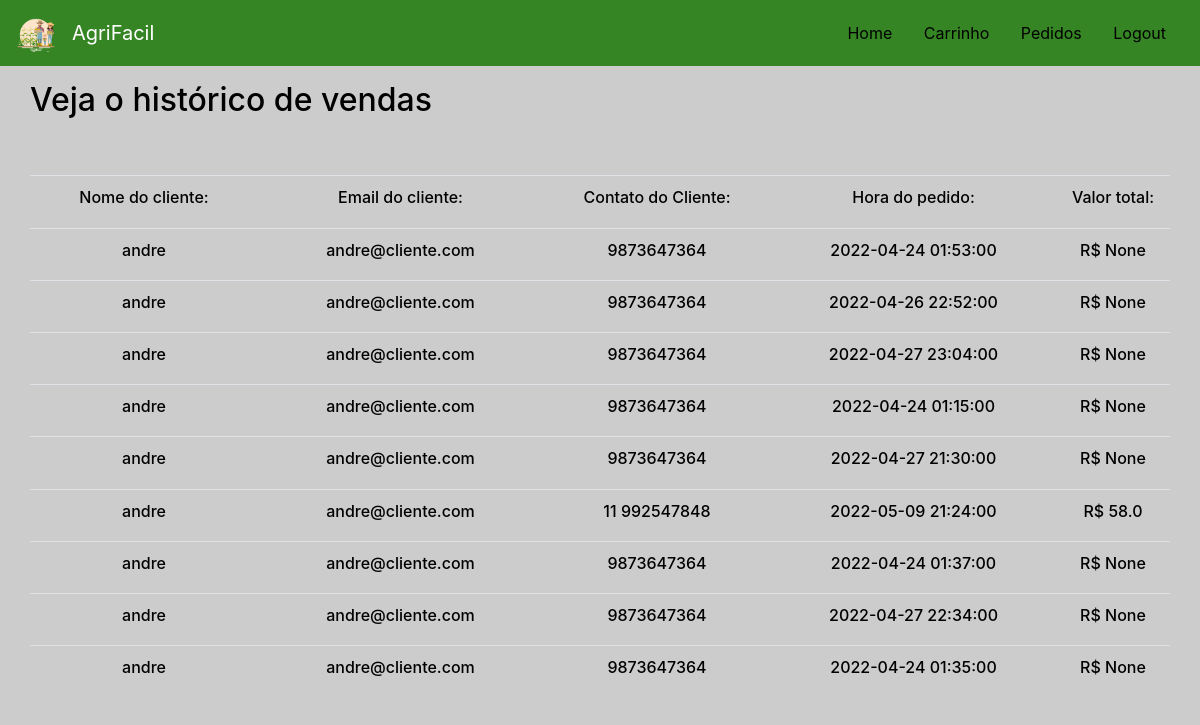
Page /sell-history (signed in) on the earlier database version.
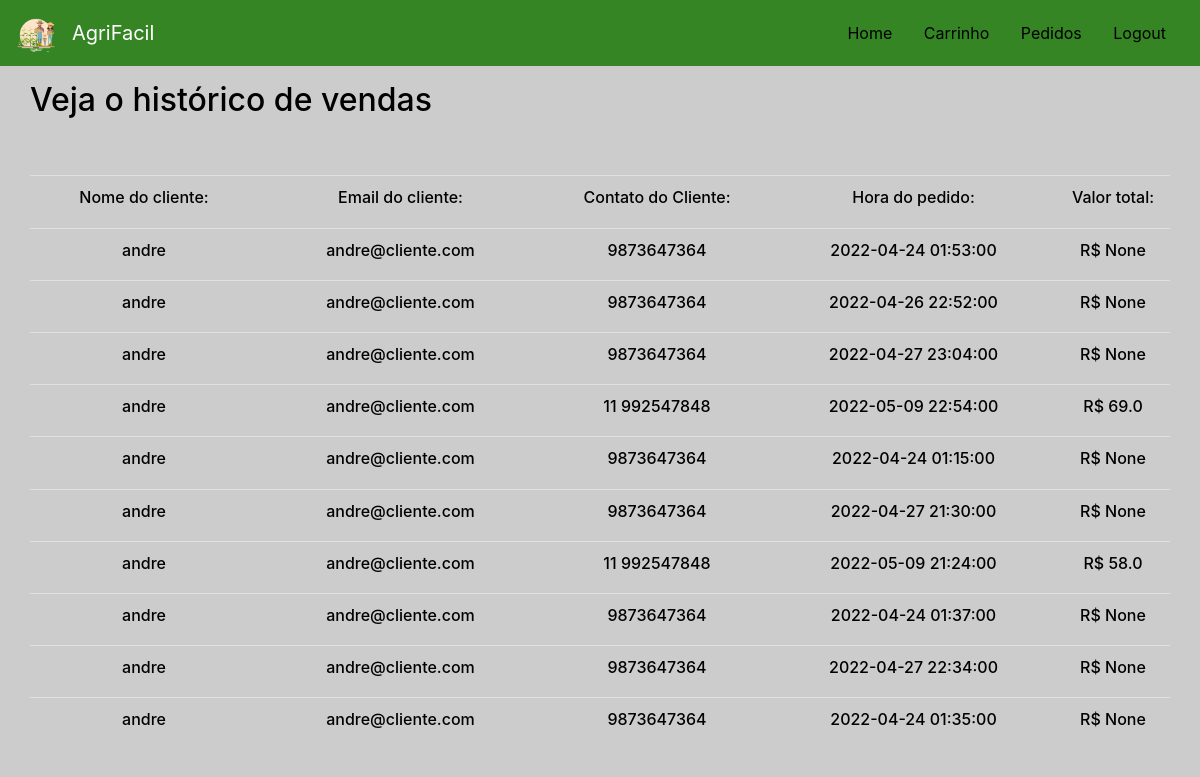
Same page on the later database version.
### tables this page shows
CREATE TABLE pedido (idPedido INTEGER PRIMARY KEY AUTOINCREMENT, idProdutor INTEGER, idProduto INTEGER, quantidade INTEGER, CPF INTEGER, valor FLOAT, horario DATETIME, uuid TEXT, status_pedido TEXT, FOREIGN KEY(idProdutor) REFERENCES produtor(idProdutor), FOREIGN KEY(CPF) REFERENCES consumidor(CPF), FOREIGN KEY(idProduto) REFERENCES produto(idProduto));

### api/order.py (the view)
@app.route('/sell-history', methods=['GET', 'POST'])
def sell_history():
    sell_history = order.get_sell_history(session['id'])
    for item in sell_history:
        print(item)
    return render_template("sell_history.html", sell_history = sell_history)

### crud/order.py (called while the page is built)
def get_sell_history(id):
    with sql.connect("db/agrifacil.db") as con:
        cur = con.cursor()
        cur.execute("SELECT p.idPedido, p.valor, c.nome, c.email, c.telefone, p.horario FROM pedido p join produtor pr on (p.idProdutor = pr.idProdutor) join consumidor c on (p.CPF = c.CPF) where p.idProdutor = (?) and p.status_pedido = 'Confirmado' group by uuid",(id,))
        return cur.fetchall()

### templates/sell_history.html
{% extends "base.html" %}
{% block content %}
<main role="main">
    <div class="container" align="center">
<br/>
<br/>
        <div class="row">
        <h2 style="color:black">Veja o histórico de vendas</h2>
        </div>
<br/>
<br/>
    <div class="row" >
    <table class="table table-hover">
        <tr>
            <h6><td width="20%" style="vertical-align:middle;"><div align="center"><h6 style="color:black">Nome do cliente:</h6></div></td>
            <td></td>
            <td width="20%" style="vertical-align:middle;"><div align="center"><h6 style="color:black">Email do cliente:</h6></div></td>
            <td></td>
            <td width="20%" style="vertical-align:middle;"><div align="center"><h6 style="color:black">Contato do Cliente:</h6></div></td>
            <td></td>
            <td width="20%" style="vertical-align:middle;"><div align="center"><h6 style="color:black">Hora do pedido:</h6></div></td>
            <td></td>
            <td width="10%" style="vertical-align:middle;" ><div align="center"><h6 style="color:black">Valor total:</h6></div></td>
        </tr>
            {% for result in sell_history %}
        <tr class="item">
            <td width="20%" style="vertical-align:middle;"><div align="center"><h6 style="color:black">{{result[2]}}</h6></div></td>
            <td></td>
            <td width="10%" style="vertical-align:middle;"><div align="center"><h6 style="color:black">{{result[3]}}</h6></div></td>
            <td></td>
            <td width="10%" style="vertical-align:middle;"><div align="center"><h6 style="color:black">{{result[4]}}</h6></div></td>
            <td></td>
            <td width="10%" style="vertical-align:middle;"><div align="center"><h6 style="color:black">{{result[5]}}</h6></div></td>
            <td></td>
            <td width="10%" style="vertical-align:middle;"><div align="center"><h6 style="color:black">R$ {{result[1]}}</h6></div></td>
        </tr>
            {% endfor %}
    </table>
    <br/>
        </div>
    </div>
</main>
  {% endblock %}

### templates/base.html (shortened to what this page needs)
<html>
    <head>
        <link rel="stylesheet" href="https://cdn.jsdelivr.net/npm/bootstrap@4.1.3/dist/css/bootstrap.min.css">
    </head>
    <body style="background-color:#ccc">
    <nav class="navbar navbar-expand-lg navbar-dark fixed-top justify-content-between" style="background-color:#358525">
        <a class="navbar-brand" href="/">
                <img src="/static/images/logo.jpeg" alt="AgriFacil" height="40px" />
            </a>
            <ul class="navbar-nav mr-auto">
                <li>
        <a class="navbar-brand" href="/">AgriFacil</a>
            </ul>
                &nbsp;&nbsp;<a style ="color:black; "href="/">Home</a>&nbsp;&nbsp;&nbsp;&nbsp;
                &nbsp;&nbsp;<a style ="color:black; "href="/shop_car">Carrinho</a>&nbsp;&nbsp;&nbsp;&nbsp;
                &nbsp;&nbsp;<a style ="color:black; "href="/order_status">Pedidos</a>&nbsp;&nbsp;&nbsp;&nbsp;
                &nbsp;&nbsp;<a style = "color:black;" href="/logout">Logout</a>&nbsp;&nbsp;&nbsp;&nbsp;
    </nav>
        <hr>{% block content %}{% endblock %}</hr>
    </body>
</html>

Differences in the rows shown:
added pedido: result "andre", result "andre@cliente.com", result "11 992547848", horario "2022-05-09 22:54:00", valor "69.0"
